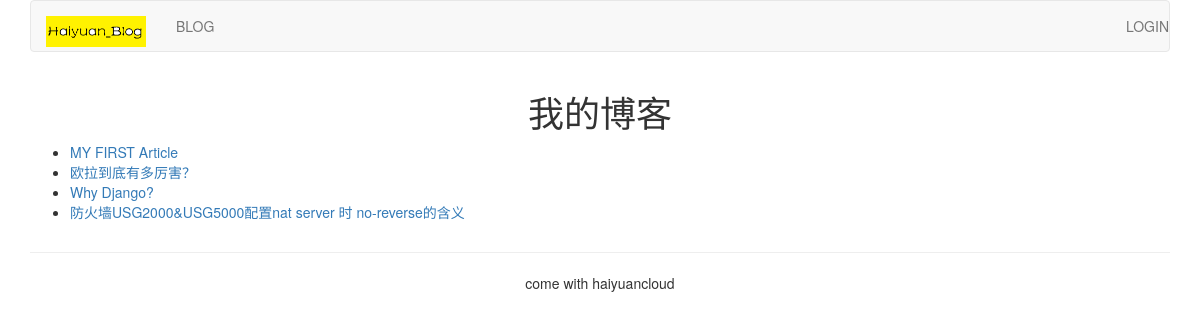
Screenshot of /blog_app/ with the database file from the repository.
### blog_app/models.py (models this page shows, shortened)
class BlogArticles(models.Model):
    title = models.CharField(max_length=300)
    author = models.ForeignKey(User, related_name='blog_posts')
    body = models.TextField()
    publish = models.DateTimeField(default=timezone.now)
    class Mata:
        ordering = ("-publish", )

### blog_app/views.py (the view)
def blog_app_title(request):
    blogs = BlogArticles.objects.all()
    return render(request, "blog_app/titles.html", {"blogs":blogs})

### templates/blog_app/titles.html (shortened to what this page needs)
{% extends "base.html" %}
{% block content %}
<div class="row text-center vertical-middle-sm">
    <h1>我的博客</h1>
</div>
<div class="row">
    <div class="col-xs-12 col-xs-8">
        <ul>
            {% for blog in blogs %}
                <li><a href="{{ blog.id }}">{{ blog.title }}</a> </li>
            {% endfor %}
        </ul>
    </div>
</div>
{% endblock %}

### rows the page displays
BlogArticles: title "MY FIRST Article"
BlogArticles: title "欧拉到底有多厉害？"
BlogArticles: title "Why Django?"
BlogArticles: title "防火墙USG2000&USG5000配置nat server 时 no-reverse的含义"
